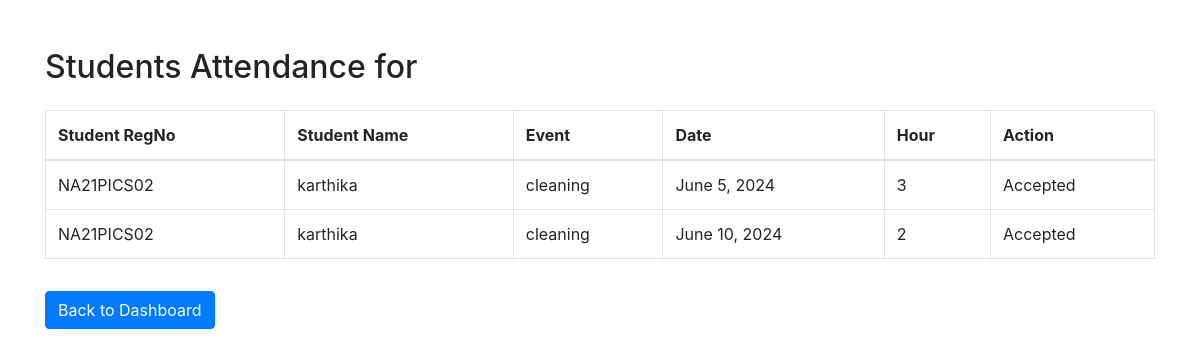
/teacher/get_princi/ (signed in), run on the app's committed database.
### student/models.py (models this page shows, shortened)
class addattendance(models.Model):
    Status = [
        ('pending','pending'),
        ('rejected','rejected'),
        ('ap_by_teacher','ap_by_teacher'),
        ('ap_by_tutor','ap_by_tutor'),
        ('ap_by_hod','ap_by_hod'),
        ('ap_by_princi','ap_by_princi'),
        ('ap_by_tutor_2','ap_by_tutor_2')
    ]
    event = models.ForeignKey(event,on_delete=models.CASCADE)
    student = models.ForeignKey(student,on_delete=models.CASCADE)
    date = models.DateField()
    hour = models.SmallIntegerField(null=True)
    totalhour = models.IntegerField(default=1)
    status_id = models.CharField(max_length=15, choices=Status, default='pending')

class student(models.Model):
    reg_no = models.CharField(max_length=10)
    student_name = models.CharField(max_length=120)
    adm_no = models.IntegerField()
    email = models.EmailField()
    year_of_adm = models.IntegerField()
    current_sem = models.IntegerField()
    contact_number = models.CharField(max_length=10)
    prg_id = models.ForeignKey(programme,on_delete=models.CASCADE)
    user = models.OneToOneField(settings.AUTH_USER_MODEL, on_delete=models.CASCADE)

class event(models.Model):
    ex_id = models.ForeignKey(extra_curricular_activities,on_delete=models.CASCADE)
    event_description = models.CharField(max_length=120, unique=True)

### teacher/views.py (the view)
# urls.py: path('get_princi/', views.get_princi, name='get_princi'),
def get_princi(request):
    teacher_instance = request.user.teacher
    dept_id = teacher_instance.dept_id
    attendance_records = addattendance.objects.filter(
        status_id__in=['ap_by_hod', 'ap_by_princi'],
    )
    context = {
        'attendance_records': attendance_records,
    }
    return render(request, 'teacher/get_princi.html', context)

### teacher/templates/teacher/get_princi.html (shortened to what this page needs)
<!DOCTYPE html>
<html lang="en">
<head>
    <link rel="stylesheet" href="https://stackpath.bootstrapcdn.com/bootstrap/4.5.2/css/bootstrap.min.css">
</head>
<body>
    <div class="container mt-5">
        <h2 class="mb-4">Students Attendance for {{ charge_ex_name }}</h2>
        <table class="table table-bordered">
            <thead>
                <tr>
                    <th>Student RegNo</th>
                    <th>Student Name</th>
                    <th>Event</th>
                    <th>Date</th>
                    <th>Hour</th>
                    <th>Action</th>
                </tr>
            </thead>
            <tbody>
            {% if attendance_records %}
                {% for record in attendance_records %}
                    <tr>
                        <td>{{ record.student.reg_no }}</td>
                        <td>{{ record.student.student_name }}</td>
                        <td>{{ record.event.event_description }}</td>
                        <td>{{ record.date }}</td>
                        <td>{{ record.hour }}</td>
                        <td>
                            {% if record.status_id == 'ap_by_hod' %}
                                <a href="{% url 'princi_accept' %}?att_id={{record.id}}">Accept</a>
                            {% elif record.status_id == 'ap_by_princi' %}
                                Accepted
                            {% endif %}
                        </td>
                    </tr>
                {% endfor %}
                {% else %}
                    <tr>
                        <td colspan="6" class="text-center">No records found</td>
                    </tr>
                {% endif %}
            </tbody>
        </table>
        <a href="{% url 'teacher' %}" class="btn btn-primary mt-3">Back to Dashboard</a>
    </div>
</body>
</html>

### data on the page
addattendance: student.reg_no "NA21PICS02", student.student_name "karthika", event.event_description "cleaning", date "June 5, 2024", hour "3", status_id "Accepted"
addattendance: student.reg_no "NA21PICS02", student.student_name "karthika", event.event_description "cleaning", date "June 10, 2024", hour "2", status_id "Accepted"
